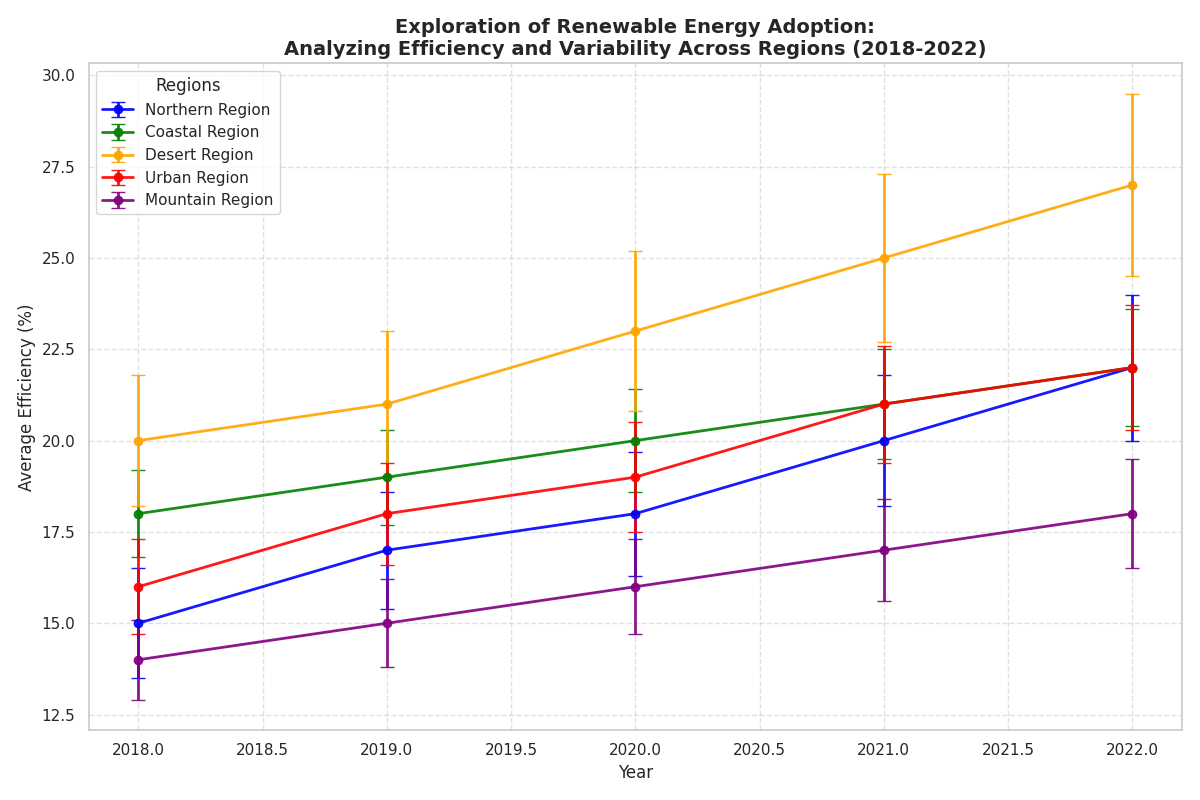

Here is the Python script that generated this plot:
import matplotlib.pyplot as plt
import numpy as np

years = np.array([2018, 2019, 2020, 2021, 2022])

# Add new region "Mountain Region"
regions = ["Northern Region", "Coastal Region", "Desert Region", "Urban Region", "Mountain Region"]

# Include data for the new region, "Mountain Region"
efficiency = np.array([
    [15, 17, 18, 20, 22],  # Northern Region
    [18, 19, 20, 21, 22],  # Coastal Region
    [20, 21, 23, 25, 27],  # Desert Region
    [16, 18, 19, 21, 22],  # Urban Region
    [14, 15, 16, 17, 18]   # Mountain Region
])

# Include variability for the new region
variability = np.array([
    [1.5, 1.6, 1.7, 1.8, 2.0],  # Northern Region
    [1.2, 1.3, 1.4, 1.5, 1.6],  # Coastal Region
    [1.8, 2.0, 2.2, 2.3, 2.5],  # Desert Region
    [1.3, 1.4, 1.5, 1.6, 1.7],  # Urban Region
    [1.1, 1.2, 1.3, 1.4, 1.5]   # Mountain Region
])

fig, ax = plt.subplots(figsize=(12, 8))

# Extend colors to accommodate the new region
colors = ['blue', 'green', 'orange', 'red', 'purple']

# Plot data for each region
for i, region in enumerate(regions):
    ax.errorbar(
        years, efficiency[i], yerr=variability[i], label=region,
        fmt='-o', color=colors[i], capsize=5, linewidth=2, markersize=6, alpha=0.9
    )

ax.set_title('Exploration of Renewable Energy Adoption:\n'
             'Analyzing Efficiency and Variability Across Regions (2018-2022)', 
             fontsize=14, fontweight='bold')
ax.set_xlabel('Year', fontsize=12)
ax.set_ylabel('Average Efficiency (%)', fontsize=12)

ax.legend(title='Regions', loc='upper left')
ax.grid(True, linestyle='--', alpha=0.6)

plt.tight_layout()
plt.show()
